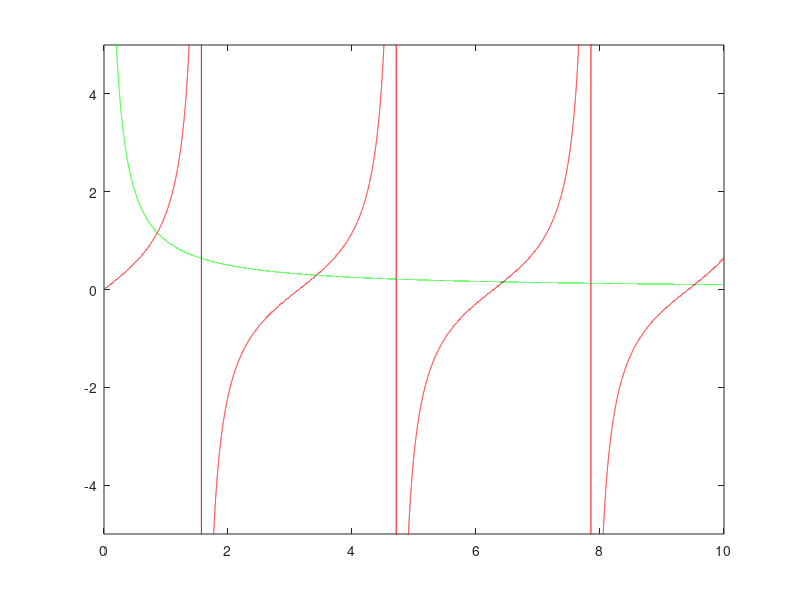

This chart was generated by the following MATLAB code:
clear all; close all; clc;
x = [0:0.0001:10];
y = tan(x)-1./x;
plot(x, tan(x),'r',x,1./x,'g')
axis([0 10 -5 5]);

for i = 1:length(x)-1;
    if y(i)*y(i+1) <=0;
        disp(x(i));
    end
end
